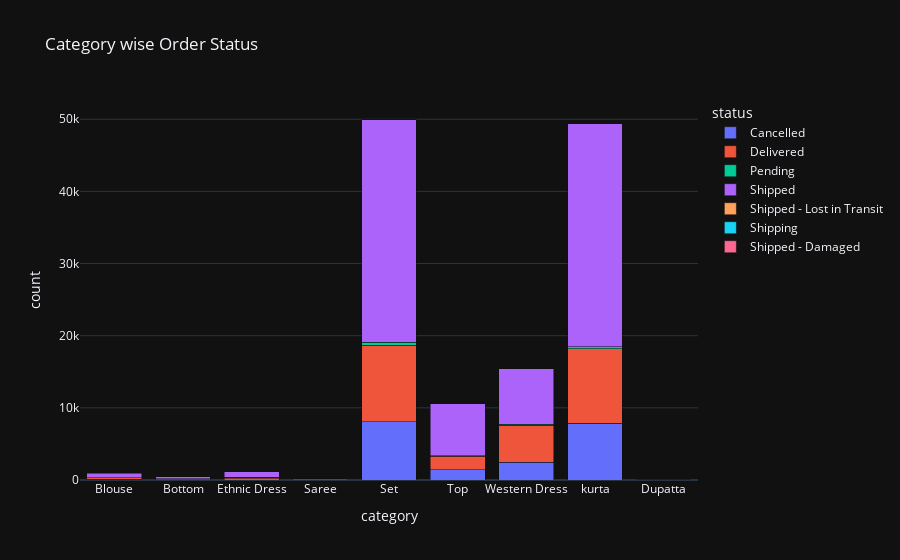

Notebook code cell kept with this figure:
### Code cell
order_status = dataset.groupby(['category','status'], observed=False).size().reset_index(name='count')
custom_colors = ['#1f77b4', '#ff7f0e', '#2ca02c', '#d62728', '#9467bd', '#8c564b', '#e377c2', '#7f7f7f', '#bcbd22', '#17becf']

fig = px.bar(order_status, x='category', y='count', barmode='stack', color='status', template='plotly_dark', title='Category wise Order Status')
fig.update_layout(hoverlabel_font_color='white')
fig.show()

cancelled_orders = order_status[order_status.status.str.contains('Cancelled')]
max_cancelled = cancelled_orders.loc[cancelled_orders['count'].idxmax()]
print(f'A total of {cancelled_orders['count'].sum()} orders or {round((cancelled_orders['count'].sum()*100/order_status['count'].sum()),2)}% of total orders were cancelled or returned with highest number of cancellations being from {max_cancelled['category']} category.\n')

### Figure 1 — Plotly figure (JSON) as saved in the notebook; plotly's stock layout.template omitted (floating-point values rounded to 4 significant figures)
{"data": [{"alignmentgroup": "True", "hovertemplate": "status=Cancelled<br>category=%{x}<br>count=%{y}<extra></extra>", "legendgroup": "Cancelled", "marker": {"color": "#636efa", "pattern": {"shape": ""}}, "name": "Cancelled", "offsetgroup": "Cancelled", "orientation": "v", "showlegend": true, "textposition": "auto", "type": "bar", "x": ["Blouse", "Bottom", "Ethnic Dress", "Saree", "Set", "Top", "Western Dress", "kurta"], "xaxis": "x", "y": [127, 64, 160, 22, 8087, 1400, 2443, 7845], "yaxis": "y"}, {"alignmentgroup": "True", "hovertemplate": "status=Delivered<br>category=%{x}<br>count=%{y}<extra></extra>", "legendgroup": "Delivered", "marker": {"color": "#EF553B", "pattern": {"shape": ""}}, "name": "Delivered", "offsetgroup": "Delivered", "orientation": "v", "showlegend": true, "textposition": "auto", "type": "bar", "x": ["Blouse", "Bottom", "Ethnic Dress", "Saree", "Set", "Top", "Western Dress", "kurta"], "xaxis": "x", "y": [167, 138, 234, 19, 10614, 1916, 5128, 10340], "yaxis": "y"}, {"alignmentgroup": "True", "hovertemplate": "status=Pending<br>category=%{x}<br>count=%{y}<extra></extra>", "legendgroup": "Pending", "marker": {"color": "#00cc96", "pattern": {"shape": ""}}, "name": "Pending", "offsetgroup": "Pending", "orientation": "v", "showlegend": true, "textposition": "auto", "type": "bar", "x": ["Blouse", "Bottom", "Ethnic Dress", "Set", "Top", "Western Dress", "kurta"], "xaxis": "x", "y": [4, 3, 7, 359, 74, 169, 317], "yaxis": "y"}, {"alignmentgroup": "True", "hovertemplate": "status=Shipped<br>category=%{x}<br>count=%{y}<extra></extra>", "legendgroup": "Shipped", "marker": {"color": "#ab63fa", "pattern": {"shape": ""}}, "name": "Shipped", "offsetgroup": "Shipped", "orientation": "v", "showlegend": true, "textposition": "auto", "type": "bar", "x": ["Blouse", "Bottom", "Dupatta", "Ethnic Dress", "Saree", "Set", "Top", "Western Dress", "kurta"], "xaxis": "x", "y": [618, 225, 2, 757, 116, 30964, 7192, 7651, 30844], "yaxis": "y"}, {"alignmentgroup": "True", "hovertemplate": "status=Shipped - Lost in Transit<br>category=%{x}<br>count=%{y}<extra></extra>", "legendgroup": "Shipped - Lost in Transit", "marker": {"color": "#FFA15A", "pattern": {"shape": ""}}, "name": "Shipped - Lost in Transit", "offsetgroup": "Shipped - Lost in Transit", "orientation": "v", "showlegend": true, "textposition": "auto", "type": "bar", "x": ["Set", "Western Dress", "kurta"], "xaxis": "x", "y": [2, 1, 1], "yaxis": "y"}, {"alignmentgroup": "True", "hovertemplate": "status=Shipping<br>category=%{x}<br>count=%{y}<extra></extra>", "legendgroup": "Shipping", "marker": {"color": "#19d3f3", "pattern": {"shape": ""}}, "name": "Shipping", "offsetgroup": "Shipping", "orientation": "v", "showlegend": true, "textposition": "auto", "type": "bar", "x": ["Set", "Top", "kurta"], "xaxis": "x", "y": [6, 1, 1], "yaxis": "y"}, {"alignmentgroup": "True", "hovertemplate": "status=Shipped - Damaged<br>category=%{x}<br>count=%{y}<extra></extra>", "legendgroup": "Shipped - Damaged", "marker": {"color": "#FF6692", "pattern": {"shape": ""}}, "name": "Shipped - Damaged", "offsetgroup": "Shipped - Damaged", "orientation": "v", "showlegend": true, "textposition": "auto", "type": "bar", "x": ["Western Dress"], "xaxis": "x", "y": [1], "yaxis": "y"}], "layout": {"autosize": true, "barmode": "stack", "hoverlabel": {"font": {"color": "white"}}, "legend": {"title": {"text": "status"}, "tracegroupgap": 0}, "title": {"text": "Category wise Order Status"}, "xaxis": {"anchor": "y", "autorange": true, "domain": [0, 1], "range": [-0.5, 8.5], "title": {"text": "category"}, "type": "category"}, "yaxis": {"anchor": "x", "autorange": true, "domain": [0, 1], "range": [0, 52670.0], "title": {"text": "count"}, "type": "linear"}}}
